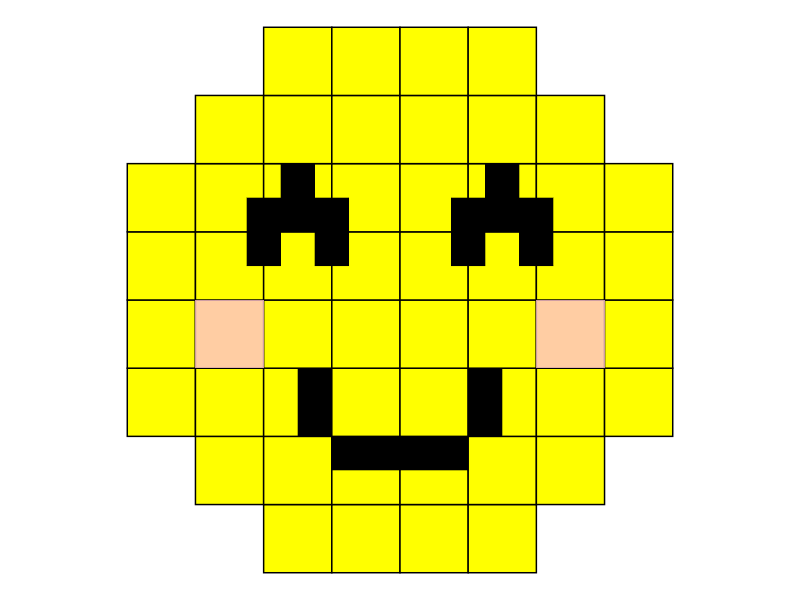

This figure's R source:
library(ggplot2)
library(dplyr)

face <- expand.grid(x = 1:8, y = 1:8) %>%
  filter(!(x %in% c(1, max(x)) & y %in% c(1, max(y)))) %>%
  filter(!(x %in% c(2, max(x) - 1) & y %in% c(1, max(y)))) %>%
  filter(!(x %in% c(1, max(x)) & y %in% c(2, max(y) - 1)))

left_eye <- data.frame(x = c(2.5,3.5,3), y = c(5.5,5.5,6))
right_eye <- data.frame(x = c(5.5,6.5,6), y = c(5.5,5.5,6))
dimples <- data.frame(x = c(2,7),y = c(4,4))
smile1 <- data.frame(x = c(3.25,5.75),y = c(3,3))
smile2 <- data.frame(x = c(4,5),y = c(2.25,2.25))

ggplot() +
  geom_tile(
    data = face, aes(x = x, y = y), width = 1, height = 1,
    size = 0.5, fill = "yellow", colour = "black"
  ) +
  geom_tile(
    data = left_eye, aes(x = x, y = y), width = 0.5, height = 1,
    fill = "black", colour = "black"
  ) + geom_tile(
    data = right_eye, aes(x = x, y = y), width = 0.5, height = 1,
    fill = "black", colour = "black"
  ) + geom_tile(
    data = dimples,aes(x = x, y = y),width = 1, height = 1,
    fill = "pink",alpha = 0.8
  ) + geom_tile(
    data = smile1, aes(x = x, y = y), width = 0.5, height = 1,
    fill = "black", colour = "black"
  ) + geom_tile(
    data = smile2, aes(x = x, y = y), width = 1, height = 0.5,
    fill = "black", colour = "black"
  ) + coord_equal() +
  theme_void()